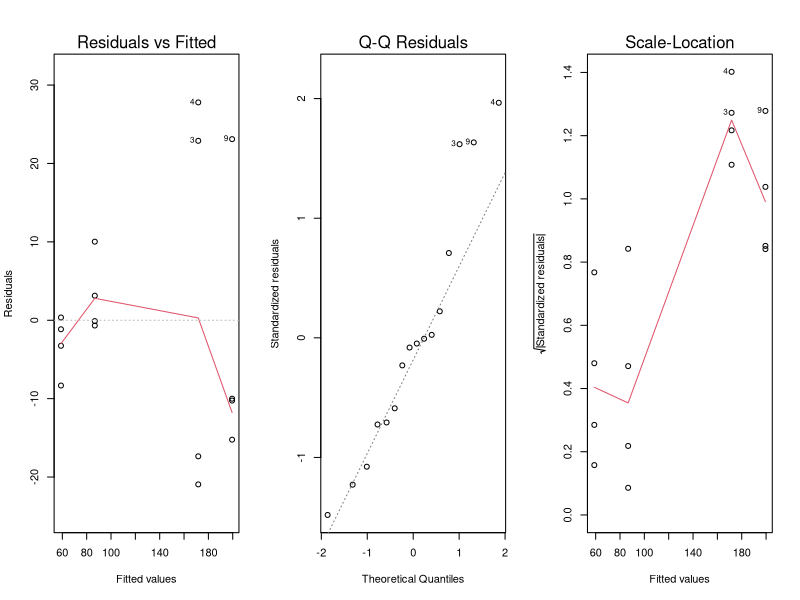
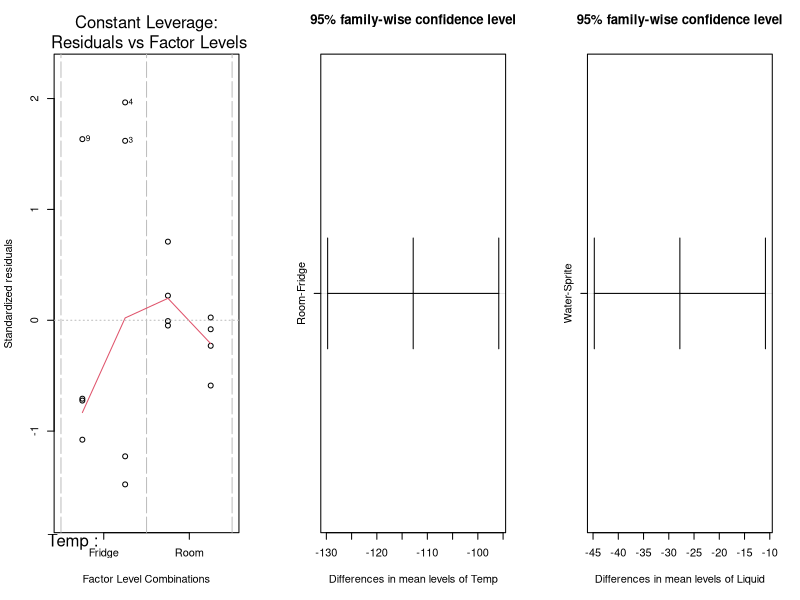

Recreate these plots in R, in order.
## ---- chunk 1
# Clear environment
rm(list = ls())

# Load packages
library(readxl)
library(tidyverse)   
library(broom)      # For tidy() to make better anova summary
library(knitr)      # For better tables

# Read in data
AS_raw <- read_excel("Data/AlkaSeltzer_Results.xlsx")
## ---- chunk 2
AS <-
  AS_raw %>%
  mutate(Volume = as.factor(Volume))
## ---- chunk 3
# Start with the full model with 2 and 3 way interactions
full_aov <- 
  aov(Time ~ Temp + Liquid + Volume + Temp:Liquid + Temp:Volume + Liquid:Volume + Temp:Liquid:Volume, 
                data = AS)

# Conduct the stepwise selection
step_aov <- step(full_aov, trace = FALSE)
## ---- chunk 4
# Better anova summary table
step_aov %>%
  tidy() %>%
  kable(digits = 3)
## ---- chunk 5
par(mfrow = c(1,3))
plot(step_aov)

## ---- chunk 6
TukeyHSD(step_aov, "Temp", conf.level = 0.95) 

TukeyHSD(step_aov, "Liquid", conf.level = 0.95)
## ---- chunk 7
TukeyHSD(step_aov, "Temp", conf.level = 0.95) %>%
  tidy() %>%
  select(-null.value) %>%
  kable(digits = 2) 

TukeyHSD(step_aov, "Liquid", conf.level = 0.95) %>%
  tidy() %>%
  select(-null.value) %>%
  kable(digits = 2)
## ---- chunk 8
plot(TukeyHSD(step_aov, "Temp", conf.level = 0.95)) 

plot(TukeyHSD(step_aov, "Liquid", conf.level = 0.95))
